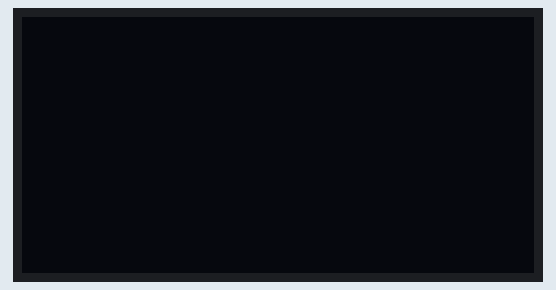
A sketch run on a simulated Arduino Uno, built with avr-gcc and run on an emulated ATmega328P. Shown: 128×64 one-colour display.

Above: at 0.1 s.
At 1.15 s:
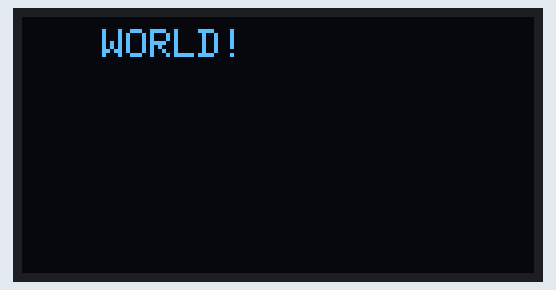
At 1.58 s:
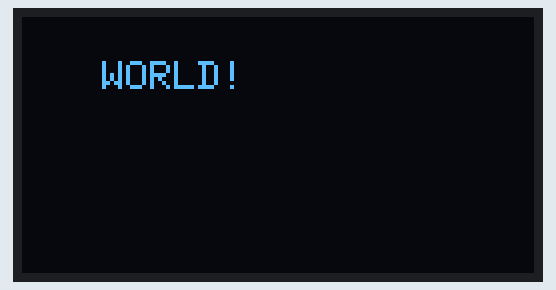
At 2.13 s:
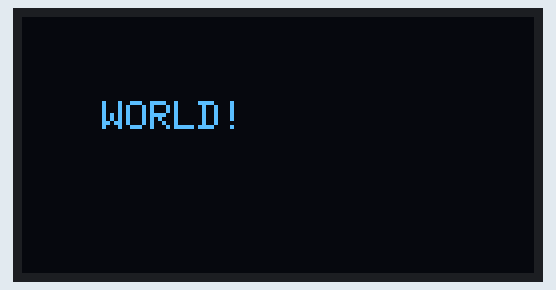
At 3.1 s:
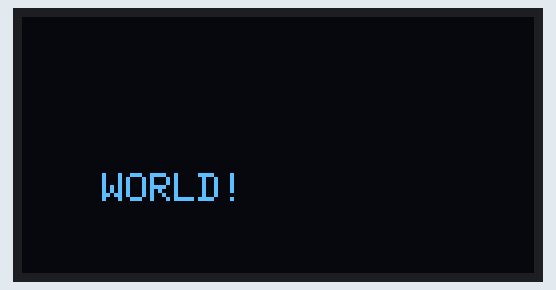
At 4.08 s:
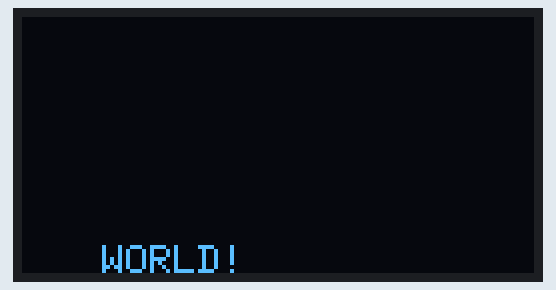

Measured:
- by itself, everything shown: repeats every 4.1 s, in 65 steps

The sketch:

ex03-anim_scroll.ino
```cpp
/*-Ju$t-NoT3s-
kalau multiple animations occur at the same time, dia akan jittering
Animation Cycle:
  1) clearBuff
  2) draw (text atau shape)
  3) sendBuff
  4) update Position x and y
  5) delay untuk control speed

! Delay makin kecik , makin banyak fps (frame per second) = animation CANTEK!!

*/

#include <Arduino.h>
#include <U8g2lib.h>

U8G2_SSD1306_128X64_NONAME_F_HW_I2C u8g2(U8G2_R0, /* reset=*/ U8X8_PIN_NONE);

int x = 128; //start dari Kanan
int y = -10;

void setup()
{
  u8g2.begin();
}

void loop()
{
  // ------------------Vertical Scroll Animation----------------------------------------
  u8g2.clearBuffer();
  u8g2.setFont(u8g2_font_6x10_tr);

  u8g2.drawStr(20, y, "WORLD!");
  u8g2.sendBuffer();

  y++; // Move the object (ke bawah)

  if (y > 64)
  {
    y = -10; //reset dari Atas
  }
  delay (20);
/*
  // ------------------Horizontol Scroll Animation----------------------------------------
  u8g2.clearBuffer();
  u8g2.setFont(u8g2_font_6x10_tr);

  u8g2.drawStr(x, 32, "HELLO!");
  u8g2.sendBuffer();

  x--; //Move the object (ke kiri)

  if (x < -u8g2.getStrWidth("HELLO"))
  {
    x = 128;
  }
  delay (15); //control Speed animation
*/
}
```
